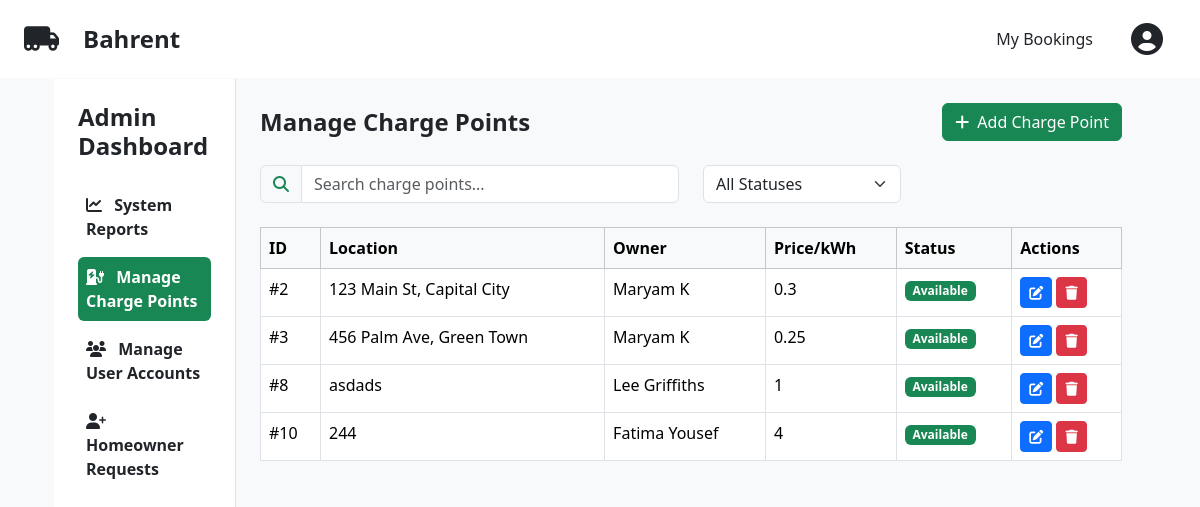
/admin.php?section=charge-points (signed in), run on the app's committed database.
### tables this page shows
CREATE TABLE `charge_points` (
  `charge_point_id` int(11) NOT NULL,
  `homeowner_id` int(11) NOT NULL,
  `address` varchar(255) NOT NULL,
  `postcode` varchar(20) NOT NULL,
  `latitude` decimal(10,8) NOT NULL,
  `longitude` decimal(11,8) NOT NULL,
  `price_per_kwh` decimal(10,2) NOT NULL,
  `description` text DEFAULT NULL,
  `is_available` tinyint(1) DEFAULT 1,
  `created_at` timestamp NOT NULL DEFAULT current_timestamp(),
  `updated_at` timestamp NOT NULL DEFAULT current_timestamp() ON UPDATE current_timestamp(),
  `image` mediumtext NOT NULL
);

CREATE TABLE `users` (
  `user_id` int(11) NOT NULL,
  `email` varchar(255) NOT NULL,
  `password` varchar(255) NOT NULL,
  `first_name` varchar(50) NOT NULL,
  `last_name` varchar(50) NOT NULL,
  `role` enum('admin','homeowner','user') NOT NULL,
  `suspended` tinyint(1) NOT NULL DEFAULT 0
);

### controllers/AdminController.php (called while the page is built, shortened)
<?php
require_once __DIR__ . '/../models/User.php';
class AdminController extends BaseController
{
    public function index(): void
    {
        $this->activeSection = $_GET['section'] ?? 'reports';
        switch ($this->activeSection) {
            case 'charge-points':
                $sectionContent = $this->manageChargePoints();
                break;
        }
    }
    private function manageChargePoints(): string
    {
        require __DIR__ . '/../views/admin/sections/charge_points.phtml';
        return ob_get_clean();
    }
}

### models/ChargePoint.php (called while the page is built, shortened)
<?php
class ChargePoint
{
    public function __construct(
        $charge_point_id,
        $homeowner_id,
        $address,
        $postcode,
        $latitude,
        $longitude,
        $price_per_kwh,
        $description,
        $is_available,
        $created_at,
        $updated_at,
        $image
    ) {
        $this->charge_point_id = $charge_point_id;
        $this->address = $address;
        $this->postcode = $postcode;
        $this->latitude = $latitude;
        $this->longitude = $longitude;
        $this->price_per_kwh = $price_per_kwh;
        $this->description = $description;
        $this->is_available = $is_available;
    }
    private static function fromRow($row)
    {
        return new ChargePoint(
            $row['charge_point_id'],
            $row['homeowner_id'],
            $row['address'],
            $row['postcode'],
            (float)$row['latitude'],
            (float)$row['longitude'],
            (float)$row['price_per_kwh'],
            $row['description'],
            (bool)$row['is_available'],
            $row['created_at'],
            $row['updated_at'],
            $row['image'] ?? null
        );
    }
    public static function getAll()
    {
        $conn = Database::getInstance()->getConnection();
        $stmt = $conn->prepare("SELECT * FROM charge_points");
        $stmt->execute();
        $chargePoints = [];
        while ($row = $stmt->fetch(PDO::FETCH_ASSOC)) {
            $chargePoints[] = self::fromRow($row);
        }
        return $chargePoints;
    }
    public static function getHomeownerByChargePointId($chargePointId)
    {
        $conn = Database::getInstance()->getConnection();
        $stmt = $conn->prepare("
            SELECT u.user_id AS homeowner_id, u.first_name, u.last_name, u.email
            FROM charge_points cp
            INNER JOIN users u ON cp.homeowner_id = u.user_id
            WHERE cp.charge_point_id = ?
        ");
        $stmt->execute([$chargePointId]);
        $row = $stmt->fetch(PDO::FETCH_ASSOC);
        return $row ?: null;
    }
}

### models/User.php (called while the page is built, shortened)
<?php
class User
{
    public function __construct(
        $id,
        $firstName,
        $lastName,
        $email,
        $role,
        $suspended = false
    ) {
        $this->email = $email;
    }
    private static function fromRow($row)
    {
        return new User(
            $row['user_id'],
            $row['first_name'],
            $row['last_name'],
            $row['email'],
            $row['role'],
            (bool)$row['suspended']
        );
    }
    public static function getById($id)
    {
        $conn = Database::getInstance()->getConnection();
        $stmt = $conn->prepare("SELECT * FROM users WHERE user_id = ?");
        $stmt->execute([$id]);
        $row = $stmt->fetch(PDO::FETCH_ASSOC);
        return $row ? self::fromRow($row) : null;
    }
}

### views/admin/sections/charge_points.phtml (the view, shortened to what this page needs)
<?php
require_once __DIR__ . '/../../../models/ChargePoint.php';
$AllChargePoints = ChargePoint::getAll();
?>
<div class="d-flex justify-content-between align-items-center mb-4">
    <h2 class="fs-4 fw-bold mb-0">Manage Charge Points</h2>
    <button type="button" class="btn btn-success" data-bs-toggle="modal" data-bs-target="#addChargePointModal">
        <i class="fa-solid fa-plus me-2"></i>Add Charge Point
    </button>
</div>
<div class="row mb-4">
    <div class="col-md-6">
        <div class="input-group">
            <span class="input-group-text bg-light text-success">
                <i class="fa-solid fa-magnifying-glass"></i>
            </span>
            <input type="text" id="searchChargePoints" class="form-control" placeholder="Search charge points...">
        </div>
    </div>
    <div class="col-md-3">
        <select class="form-select" id="statusFilter">
            <option value="">All Statuses</option>
        </select>
    </div>
</div>
<div class="table-responsive">
    <table class="table table-bordered">
        <thead class="table-light">
            <tr>
                <th>ID</th>
                <th>Location</th>
                <th>Owner</th>
                <th>Price/kWh</th>
                <th>Status</th>
                <th>Actions</th>
            </tr>
        </thead>
        <tbody>
            <?php foreach ($AllChargePoints as $ChargePoint): ?>
                <tr>
                    <td>#<?= htmlspecialchars($ChargePoint->charge_point_id) ?></td>
                    <td><?= htmlspecialchars($ChargePoint->address) ?></td>
                    <?php
                    $homeowner = ChargePoint::getHomeownerByChargePointId($ChargePoint->charge_point_id);
                    ?>
                    <td>
                        <?php if ($homeowner): ?>
                            <?= htmlspecialchars($homeowner['first_name'] . ' ' . $homeowner['last_name']) ?>
                        <?php else: ?>
                            <span class="text-muted">No Owner</span>
                        <?php endif; ?>
                    </td>
                    <td><?= htmlspecialchars($ChargePoint->price_per_kwh) ?></td>
                    <td>
                        <span class="badge <?= $ChargePoint->is_available ? 'bg-success' : 'bg-secondary' ?>">
                            <?= $ChargePoint->is_available ? 'Available' : 'Not Available' ?>
                        </span>
                    </td>
                    <td>
                        <button class="btn btn-primary btn-sm edit-charge-point"
                            data-bs-toggle="modal"
                            data-bs-target="#editChargePointModal"
                            data-charge-point-id="<?= htmlspecialchars($ChargePoint->charge_point_id ?? '') ?>"
                            data-location="<?= htmlspecialchars($ChargePoint->address ?? '') ?>"
                            data-postcode="<?= htmlspecialchars($ChargePoint->postcode ?? '') ?>"
                            data-latitude="<?= htmlspecialchars($ChargePoint->latitude ?? '') ?>"
                            data-longitude="<?= htmlspecialchars($ChargePoint->longitude ?? '') ?>"
                            data-price-per-kwh="<?= htmlspecialchars($ChargePoint->price_per_kwh ?? '') ?>"
                            data-homeowner-email="<?= htmlspecialchars(User::getById($ChargePoint->homeowner_id)->email ?? '') ?>"
                            data-description="<?= htmlspecialchars($ChargePoint->description ?? '') ?>"
                            data-is-available="<?= $ChargePoint->is_available ? '1' : '0' ?>">
                            <i class="fa-solid fa-edit"></i>
                        </button>
                        <button class="btn btn-danger btn-sm delete-charge-point"
                            data-charge-point-id="<?= $ChargePoint->charge_point_id ?>"
                            data-row-id="row-<?= $ChargePoint->charge_point_id ?>">
                            <i class="fa-solid fa-trash"></i>
                        </button>
                    </td>
                </tr>
            <?php endforeach; ?>
        </tbody>
    </table>
</div>

### data on the page
charge_points: charge_point_id "2", address "123 Main St, Capital City", users.first_name+last_name "Maryam K", price_per_kwh "0.3", is_available "Available"
charge_points: charge_point_id "3", address "456 Palm Ave, Green Town", users.first_name+last_name "Maryam K", price_per_kwh "0.25", is_available "Available"
charge_points: charge_point_id "8", address "asdads", users.first_name+last_name "Lee Griffiths", price_per_kwh "1", is_available "Available"
charge_points: charge_point_id "10", address "244", users.first_name+last_name "Fatima Yousef", price_per_kwh "4", is_available "Available"
